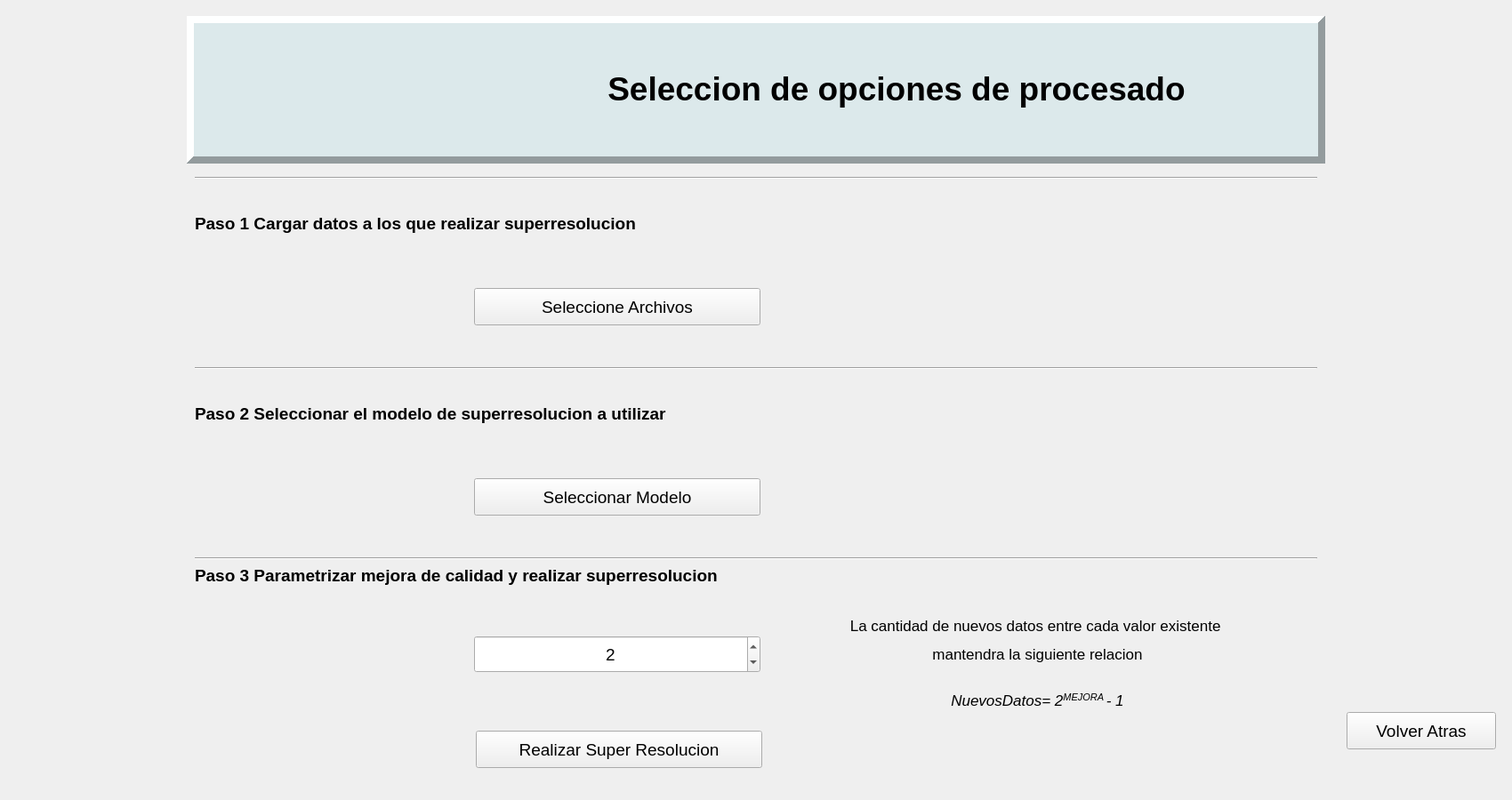
<?xml version="1.0" encoding="UTF-8"?>
<ui version="4.0">
 <class>MainWindow</class>
 <widget class="QMainWindow" name="MainWindow">
  <property name="geometry">
   <rect>
    <x>0</x>
    <y>0</y>
    <width>1700</width>
    <height>900</height>
   </rect>
  </property>
  <property name="windowTitle">
   <string>Seleccion de opciones de procesado</string>
  </property>
  <property name="animated">
   <bool>true</bool>
  </property>
  <property name="documentMode">
   <bool>false</bool>
  </property>
  <property name="unifiedTitleAndToolBarOnMac">
   <bool>false</bool>
  </property>
  <widget class="QWidget" name="centralwidget">
   <layout class="QHBoxLayout" name="horizontalLayout" stretch="1,7,1">
    <item>
     <widget class="QFrame" name="frame">
      <property name="frameShape">
       <enum>QFrame::NoFrame</enum>
      </property>
      <property name="frameShadow">
       <enum>QFrame::Raised</enum>
      </property>
      <layout class="QVBoxLayout" name="verticalLayout_7"/>
     </widget>
    </item>
    <item>
     <widget class="QFrame" name="frame_2">
      <property name="frameShape">
       <enum>QFrame::NoFrame</enum>
      </property>
      <property name="frameShadow">
       <enum>QFrame::Raised</enum>
      </property>
      <property name="lineWidth">
       <number>2</number>
      </property>
      <layout class="QVBoxLayout" name="verticalLayout" stretch="100,125,125,125">
       <item>
        <widget class="QFrame" name="frame_8">
         <property name="styleSheet">
          <string notr="true">background-color: rgb(220, 233, 235)</string>
         </property>
         <property name="frameShape">
          <enum>QFrame::Panel</enum>
         </property>
         <property name="frameShadow">
          <enum>QFrame::Raised</enum>
         </property>
         <property name="lineWidth">
          <number>8</number>
         </property>
         <layout class="QHBoxLayout" name="horizontalLayout_6" stretch="1,3">
          <item>
           <widget class="QLabel" name="UCO">
            <property name="text">
             <string/>
            </property>
            <property name="alignment">
             <set>Qt::AlignCenter</set>
            </property>
           </widget>
          </item>
          <item>
           <widget class="QLabel" name="label">
            <property name="text">
             <string>&lt;html&gt;&lt;head/&gt;&lt;body&gt;&lt;p align=&quot;center&quot;&gt;&lt;span style=&quot; font-size:28pt; font-weight:700;&quot;&gt;Seleccion de opciones de procesado&lt;/span&gt;&lt;/p&gt;&lt;/body&gt;&lt;/html&gt;</string>
            </property>
           </widget>
          </item>
         </layout>
        </widget>
       </item>
       <item>
        <widget class="QFrame" name="frame_10">
         <property name="frameShape">
          <enum>QFrame::NoFrame</enum>
         </property>
         <property name="frameShadow">
          <enum>QFrame::Raised</enum>
         </property>
         <layout class="QVBoxLayout" name="verticalLayout_2">
          <item>
           <widget class="Line" name="line_4">
            <property name="orientation">
             <enum>Qt::Horizontal</enum>
            </property>
           </widget>
          </item>
          <item>
           <widget class="QLabel" name="label_2">
            <property name="font">
             <font>
              <pointsize>14</pointsize>
             </font>
            </property>
            <property name="text">
             <string>&lt;html&gt;&lt;head/&gt;&lt;body&gt;&lt;p&gt;&lt;span style=&quot; font-weight:700;&quot;&gt;Paso 1 Cargar datos a los que realizar superresolucion&lt;/span&gt;&lt;/p&gt;&lt;/body&gt;&lt;/html&gt;</string>
            </property>
            <property name="alignment">
             <set>Qt::AlignLeading|Qt::AlignLeft|Qt::AlignVCenter</set>
            </property>
           </widget>
          </item>
          <item>
           <widget class="QFrame" name="frame_11">
            <property name="frameShape">
             <enum>QFrame::NoFrame</enum>
            </property>
            <property name="frameShadow">
             <enum>QFrame::Raised</enum>
            </property>
            <layout class="QHBoxLayout" name="horizontalLayout_5" stretch="1,1,2">
             <item>
              <spacer name="horizontalSpacer_5">
               <property name="orientation">
                <enum>Qt::Horizontal</enum>
               </property>
               <property name="sizeHint" stdset="0">
                <size>
                 <width>40</width>
                 <height>20</height>
                </size>
               </property>
              </spacer>
             </item>
             <item>
              <widget class="QPushButton" name="pushButton_5">
               <property name="sizePolicy">
                <sizepolicy hsizetype="Minimum" vsizetype="Minimum">
                 <horstretch>0</horstretch>
                 <verstretch>0</verstretch>
                </sizepolicy>
               </property>
               <property name="minimumSize">
                <size>
                 <width>322</width>
                 <height>42</height>
                </size>
               </property>
               <property name="maximumSize">
                <size>
                 <width>322</width>
                 <height>42</height>
                </size>
               </property>
               <property name="font">
                <font>
                 <pointsize>14</pointsize>
                </font>
               </property>
               <property name="text">
                <string>Seleccione Archivos</string>
               </property>
              </widget>
             </item>
             <item>
              <widget class="QLabel" name="label_file_name_4">
               <property name="font">
                <font>
                 <pointsize>14</pointsize>
                </font>
               </property>
               <property name="text">
                <string/>
               </property>
               <property name="alignment">
                <set>Qt::AlignCenter</set>
               </property>
              </widget>
             </item>
            </layout>
           </widget>
          </item>
         </layout>
        </widget>
       </item>
       <item>
        <widget class="QFrame" name="frame_7">
         <property name="frameShape">
          <enum>QFrame::NoFrame</enum>
         </property>
         <property name="frameShadow">
          <enum>QFrame::Raised</enum>
         </property>
         <property name="lineWidth">
          <number>0</number>
         </property>
         <layout class="QVBoxLayout" name="verticalLayout_4">
          <item>
           <widget class="Line" name="line_3">
            <property name="orientation">
             <enum>Qt::Horizontal</enum>
            </property>
           </widget>
          </item>
          <item>
           <widget class="QLabel" name="label_6">
            <property name="font">
             <font>
              <pointsize>14</pointsize>
             </font>
            </property>
            <property name="text">
             <string>&lt;html&gt;&lt;head/&gt;&lt;body&gt;&lt;p&gt;&lt;span style=&quot; font-weight:700;&quot;&gt;Paso 2 Seleccionar el modelo de superresolucion a utilizar&lt;/span&gt;&lt;/p&gt;&lt;/body&gt;&lt;/html&gt;</string>
            </property>
            <property name="alignment">
             <set>Qt::AlignLeading|Qt::AlignLeft|Qt::AlignVCenter</set>
            </property>
           </widget>
          </item>
          <item>
           <widget class="QFrame" name="frame_4">
            <property name="frameShape">
             <enum>QFrame::NoFrame</enum>
            </property>
            <property name="frameShadow">
             <enum>QFrame::Raised</enum>
            </property>
            <layout class="QHBoxLayout" name="horizontalLayout_2" stretch="1,1,2">
             <item>
              <spacer name="horizontalSpacer_4">
               <property name="orientation">
                <enum>Qt::Horizontal</enum>
               </property>
               <property name="sizeHint" stdset="0">
                <size>
                 <width>40</width>
                 <height>20</height>
                </size>
               </property>
              </spacer>
             </item>
             <item>
              <widget class="QPushButton" name="pushButton_8">
               <property name="sizePolicy">
                <sizepolicy hsizetype="Minimum" vsizetype="Minimum">
                 <horstretch>0</horstretch>
                 <verstretch>0</verstretch>
                </sizepolicy>
               </property>
               <property name="minimumSize">
                <size>
                 <width>322</width>
                 <height>42</height>
                </size>
               </property>
               <property name="maximumSize">
                <size>
                 <width>322</width>
                 <height>42</height>
                </size>
               </property>
               <property name="font">
                <font>
                 <pointsize>14</pointsize>
                </font>
               </property>
               <property name="text">
                <string>Seleccionar Modelo</string>
               </property>
              </widget>
             </item>
             <item>
              <widget class="QLabel" name="label_file_name_7">
               <property name="font">
                <font>
                 <pointsize>14</pointsize>
                </font>
               </property>
               <property name="text">
                <string/>
               </property>
               <property name="alignment">
                <set>Qt::AlignCenter</set>
               </property>
              </widget>
             </item>
            </layout>
           </widget>
          </item>
         </layout>
        </widget>
       </item>
       <item>
        <widget class="QFrame" name="frame_5">
         <property name="frameShape">
          <enum>QFrame::NoFrame</enum>
         </property>
         <property name="frameShadow">
          <enum>QFrame::Raised</enum>
         </property>
         <property name="lineWidth">
          <number>0</number>
         </property>
         <layout class="QVBoxLayout" name="verticalLayout_3">
          <item>
           <widget class="Line" name="line_2">
            <property name="orientation">
             <enum>Qt::Horizontal</enum>
            </property>
           </widget>
          </item>
          <item>
           <widget class="QLabel" name="label_5">
            <property name="font">
             <font>
              <pointsize>14</pointsize>
             </font>
            </property>
            <property name="text">
             <string>&lt;html&gt;&lt;head/&gt;&lt;body&gt;&lt;p&gt;&lt;span style=&quot; font-weight:700;&quot;&gt;Paso 3 Parametrizar mejora de calidad y realizar superresolucion&lt;/span&gt;&lt;/p&gt;&lt;/body&gt;&lt;/html&gt;</string>
            </property>
            <property name="alignment">
             <set>Qt::AlignLeading|Qt::AlignLeft|Qt::AlignVCenter</set>
            </property>
           </widget>
          </item>
          <item>
           <widget class="QFrame" name="frame_6">
            <property name="frameShape">
             <enum>QFrame::NoFrame</enum>
            </property>
            <property name="frameShadow">
             <enum>QFrame::Raised</enum>
            </property>
            <layout class="QHBoxLayout" name="horizontalLayout_3" stretch="1,1,2">
             <item>
              <spacer name="horizontalSpacer_3">
               <property name="orientation">
                <enum>Qt::Horizontal</enum>
               </property>
               <property name="sizeHint" stdset="0">
                <size>
                 <width>40</width>
                 <height>20</height>
                </size>
               </property>
              </spacer>
             </item>
             <item>
              <widget class="QSpinBox" name="spinBox">
               <property name="minimumSize">
                <size>
                 <width>322</width>
                 <height>42</height>
                </size>
               </property>
               <property name="maximumSize">
                <size>
                 <width>322</width>
                 <height>42</height>
                </size>
               </property>
               <property name="font">
                <font>
                 <pointsize>14</pointsize>
                </font>
               </property>
               <property name="layoutDirection">
                <enum>Qt::LeftToRight</enum>
               </property>
               <property name="alignment">
                <set>Qt::AlignCenter</set>
               </property>
               <property name="minimum">
                <number>1</number>
               </property>
               <property name="maximum">
                <number>5</number>
               </property>
               <property name="value">
                <number>2</number>
               </property>
              </widget>
             </item>
             <item>
              <widget class="QLabel" name="label_7">
               <property name="maximumSize">
                <size>
                 <width>16777215</width>
                 <height>300</height>
                </size>
               </property>
               <property name="font">
                <font>
                 <pointsize>13</pointsize>
                </font>
               </property>
               <property name="frameShape">
                <enum>QFrame::NoFrame</enum>
               </property>
               <property name="text">
                <string>&lt;html&gt;&lt;head/&gt;&lt;body&gt;&lt;p align=&quot;center&quot;&gt;&lt;br/&gt;La cantidad de nuevos datos entre cada valor existente &lt;/p&gt;&lt;p align=&quot;center&quot;&gt;mantendra la siguiente relacion&lt;br/&gt;&lt;/p&gt;&lt;p align=&quot;center&quot;&gt;&lt;span style=&quot; font-style:italic;&quot;&gt;NuevosDatos= 2&lt;/span&gt;&lt;span style=&quot; font-style:italic; vertical-align:super;&quot;&gt;MEJORA &lt;/span&gt;&lt;span style=&quot; font-style:italic;&quot;&gt;- 1&lt;/span&gt;&lt;/p&gt;&lt;/body&gt;&lt;/html&gt;</string>
               </property>
               <property name="alignment">
                <set>Qt::AlignCenter</set>
               </property>
              </widget>
             </item>
            </layout>
           </widget>
          </item>
          <item>
           <widget class="QFrame" name="frame_9">
            <property name="frameShape">
             <enum>QFrame::NoFrame</enum>
            </property>
            <property name="frameShadow">
             <enum>QFrame::Raised</enum>
            </property>
            <layout class="QHBoxLayout" name="horizontalLayout_4" stretch="1,1,2">
             <item>
              <spacer name="horizontalSpacer_2">
               <property name="orientation">
                <enum>Qt::Horizontal</enum>
               </property>
               <property name="sizeHint" stdset="0">
                <size>
                 <width>731</width>
                 <height>20</height>
                </size>
               </property>
              </spacer>
             </item>
             <item>
              <widget class="QPushButton" name="pushButton_2">
               <property name="minimumSize">
                <size>
                 <width>322</width>
                 <height>42</height>
                </size>
               </property>
               <property name="maximumSize">
                <size>
                 <width>322</width>
                 <height>42</height>
                </size>
               </property>
               <property name="font">
                <font>
                 <pointsize>14</pointsize>
                </font>
               </property>
               <property name="text">
                <string>Realizar Super Resolucion</string>
               </property>
              </widget>
             </item>
             <item>
              <spacer name="horizontalSpacer">
               <property name="orientation">
                <enum>Qt::Horizontal</enum>
               </property>
               <property name="sizeHint" stdset="0">
                <size>
                 <width>649</width>
                 <height>20</height>
                </size>
               </property>
              </spacer>
             </item>
            </layout>
           </widget>
          </item>
         </layout>
        </widget>
       </item>
      </layout>
     </widget>
    </item>
    <item>
     <widget class="QFrame" name="frame_3">
      <property name="frameShape">
       <enum>QFrame::NoFrame</enum>
      </property>
      <property name="frameShadow">
       <enum>QFrame::Raised</enum>
      </property>
      <layout class="QVBoxLayout" name="verticalLayout_6" stretch="20,1,1">
       <item>
        <spacer name="verticalSpacer">
         <property name="orientation">
          <enum>Qt::Vertical</enum>
         </property>
         <property name="sizeHint" stdset="0">
          <size>
           <width>20</width>
           <height>751</height>
          </size>
         </property>
        </spacer>
       </item>
       <item>
        <widget class="QPushButton" name="pushButton">
         <property name="minimumSize">
          <size>
           <width>0</width>
           <height>42</height>
          </size>
         </property>
         <property name="maximumSize">
          <size>
           <width>16777215</width>
           <height>42</height>
          </size>
         </property>
         <property name="font">
          <font>
           <pointsize>14</pointsize>
          </font>
         </property>
         <property name="text">
          <string>Volver Atras</string>
         </property>
        </widget>
       </item>
       <item>
        <spacer name="verticalSpacer_2">
         <property name="orientation">
          <enum>Qt::Vertical</enum>
         </property>
         <property name="sizeHint" stdset="0">
          <size>
           <width>20</width>
           <height>53</height>
          </size>
         </property>
        </spacer>
       </item>
      </layout>
     </widget>
    </item>
   </layout>
  </widget>
  <action name="action_Add_Patient">
   <property name="text">
    <string>Gestión Pacientes</string>
   </property>
  </action>
 </widget>
 <resources/>
 <connections/>
</ui>
